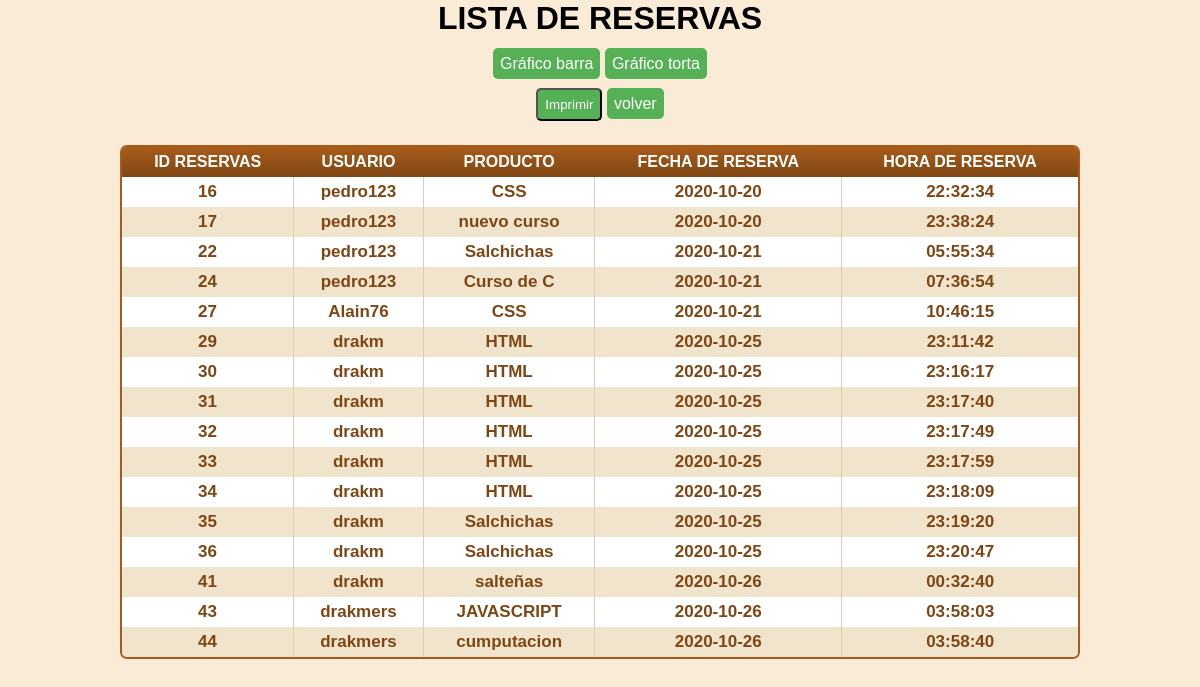
The app's page /adm/administrar_reservaciones.php, older data.
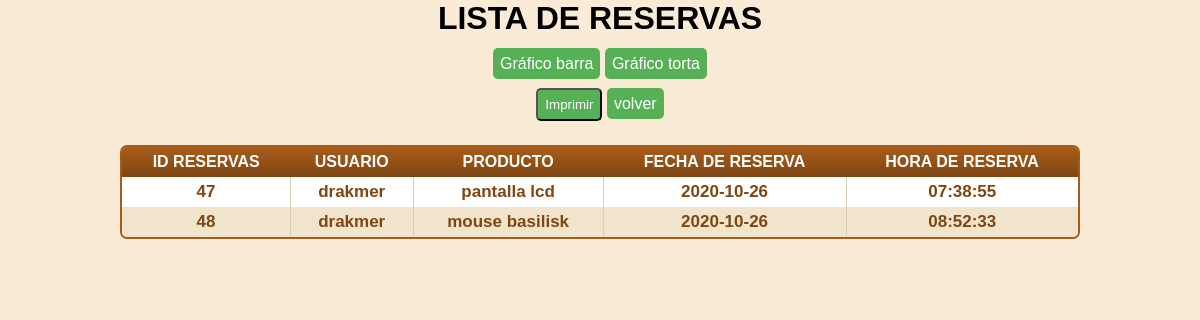
The same page, newer data.
### tables this page shows
CREATE TABLE IF NOT EXISTS `reserva` (
  `id_res` int(11) NOT NULL AUTO_INCREMENT,
  `usuario_res` varchar(25) NOT NULL,
  `producto_res` varchar(25) NOT NULL,
  `fecha_res` date NOT NULL,
  `hora_res` time NOT NULL,
  `cupos` int(11) NOT NULL,
  `horarios` int(11) NOT NULL,
  `descuento` int(11) NOT NULL,
  `id_producto` int(11) NOT NULL,
  `comprado` varchar(2) NOT NULL,
  PRIMARY KEY (`id_res`)
);

### adm/administrar_reservaciones.php (the view, shortened to what this page needs)
<?php
require_once '../conexion.php';
$sql="SELECT * FROM reserva";
$listado=$conn->query($sql);
?>
<!DOCTYPE html>
<html lang="es">
<head>
    <link rel="stylesheet" href="../style/style.css">
    <link rel="stylesheet" href="../style/style1.css">
</head>
<body>
    <center>
        <h1>LISTA DE RESERVAS</h1><br>
        <a class="boton"  href="../graficos/index0.php">Gráfico barra</a>
        <a class="boton"  href="../graficos/index1.php">Gráfico torta</a><br>
        <input class="boton" type="submit" name="Imprimir" value="Imprimir" onclick="location.href='../controller/reportes_reservaciones.php'">
        <a class="boton"  href="../panel_de_control.php">volver</a><br>
    <div class="datagrid">
    <table >
            <thead>
                <tr>
                    <th>ID RESERVAS</th>
                    <th>USUARIO</th>
                    <th>PRODUCTO</th>
                    <th>FECHA DE RESERVA</th>
                    <th>HORA DE RESERVA</th>
                </tr>
            </thead>
            <tbody>
                <?php
                if($listado->num_rows>0){
                    $ban=0;
                    while ($row=$listado->fetch_assoc()){
                        if ($ban%2==0) {
                ?>
                        <tr>
                            <td><?php echo $row['id_res'];?></td>
                            <td><?php echo $row['usuario_res'];?></td>
                            <td><?php echo $row['producto_res'];?></td>
                            <td><?php echo $row['fecha_res'];?></td>
                            <td><?php echo $row['hora_res'];?></td>
                        </tr>
                <?php
                        $ban++;
                        }
                        else{?>
                            <tr class="alt">
                                <td><?php echo $row['id_res'];?></td>
                                <td><?php echo $row['usuario_res'];?></td>
                                <td><?php echo $row['producto_res'];?></td>
                                <td><?php echo $row['fecha_res'];?></td>
                                <td><?php echo $row['hora_res'];?></td>
                            </tr>
                        <?php
                        $ban++;}
                    }
                }
                else{
                    echo "No existen datos en la tabla";
                }
                ?>
            </tbody>
        </table>
        </div>
    </center>
</body>
</html>

Row changes from the older to the newer data that the page shows:
removed reserva: id_res "16", usuario_res "pedro123", producto_res "CSS", fecha_res "2020-10-20", hora_res "22:32:34"
removed reserva: id_res "17", usuario_res "pedro123", producto_res "nuevo curso", fecha_res "2020-10-20", hora_res "23:38:24"
removed reserva: id_res "22", usuario_res "pedro123", producto_res "Salchichas", fecha_res "2020-10-21", hora_res "05:55:34"
removed reserva: id_res "24", usuario_res "pedro123", producto_res "Curso de C", fecha_res "2020-10-21", hora_res "07:36:54"
removed reserva: id_res "27", usuario_res "Alain76", producto_res "CSS", fecha_res "2020-10-21", hora_res "10:46:15"
removed reserva: id_res "29", usuario_res "drakm", producto_res "HTML", fecha_res "2020-10-25", hora_res "23:11:42"
removed reserva: id_res "30", usuario_res "drakm", producto_res "HTML", fecha_res "2020-10-25", hora_res "23:16:17"
removed reserva: id_res "31", usuario_res "drakm", producto_res "HTML", fecha_res "2020-10-25", hora_res "23:17:40"
removed reserva: id_res "32", usuario_res "drakm", producto_res "HTML", fecha_res "2020-10-25", hora_res "23:17:49"
removed reserva: id_res "33", usuario_res "drakm", producto_res "HTML", fecha_res "2020-10-25", hora_res "23:17:59"
removed reserva: id_res "34", usuario_res "drakm", producto_res "HTML", fecha_res "2020-10-25", hora_res "23:18:09"
removed reserva: id_res "35", usuario_res "drakm", producto_res "Salchichas", fecha_res "2020-10-25", hora_res "23:19:20"
removed reserva: id_res "36", usuario_res "drakm", producto_res "Salchichas", fecha_res "2020-10-25", hora_res "23:20:47"
removed reserva: id_res "41", usuario_res "drakm", producto_res "salteñas", fecha_res "2020-10-26", hora_res "00:32:40"
removed reserva: id_res "43", usuario_res "drakmers", producto_res "JAVASCRIPT", fecha_res "2020-10-26", hora_res "03:58:03"
removed reserva: id_res "44", usuario_res "drakmers", producto_res "cumputacion", fecha_res "2020-10-26", hora_res "03:58:40"
added reserva: id_res "47", usuario_res "drakmer", producto_res "pantalla lcd", fecha_res "2020-10-26", hora_res "07:38:55"
added reserva: id_res "48", usuario_res "drakmer", producto_res "mouse basilisk", fecha_res "2020-10-26", hora_res "08:52:33"
